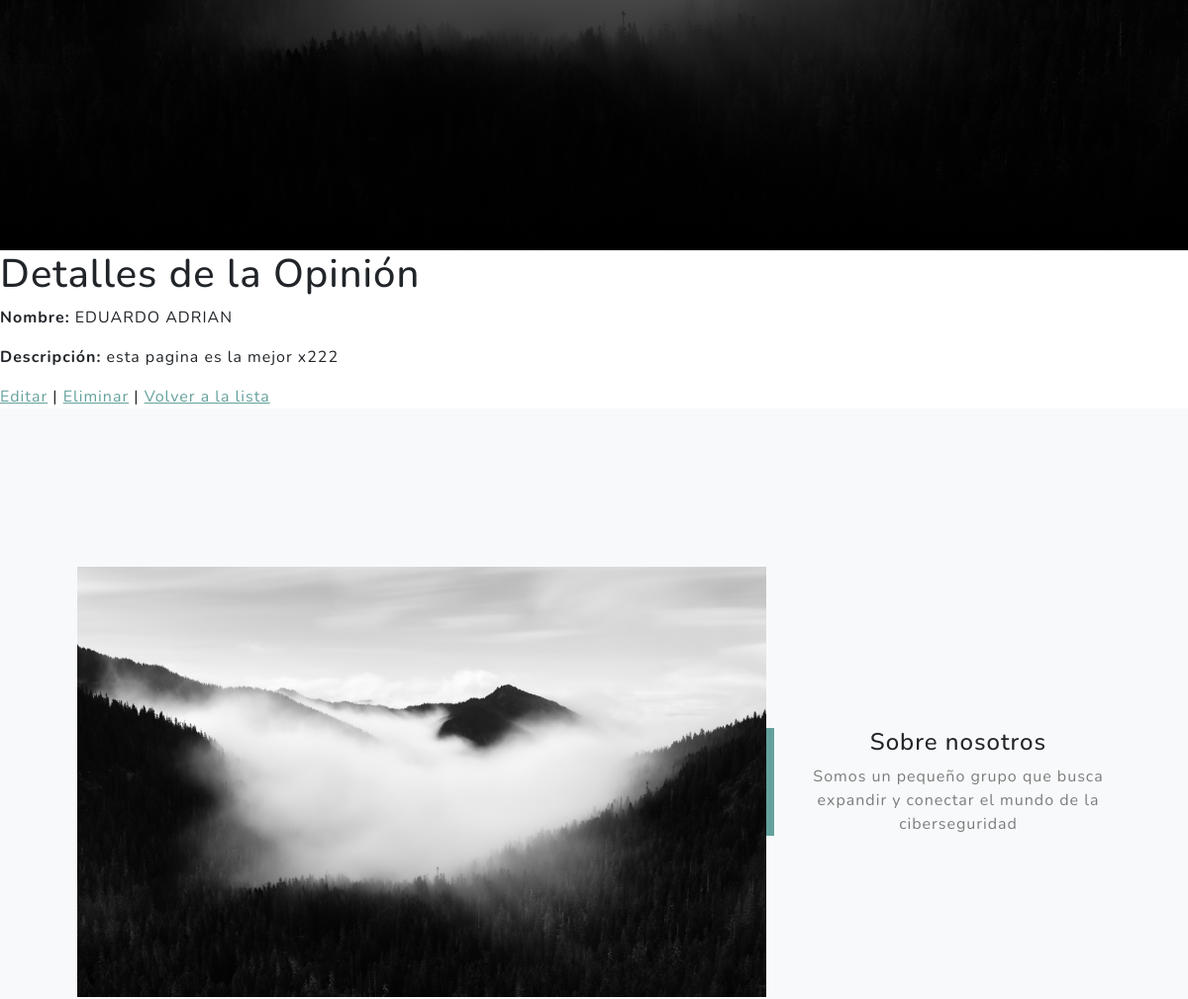
Page /AppCiberseguridad/clases/detalle/3/ (signed in, middle part) on the earlier database version.
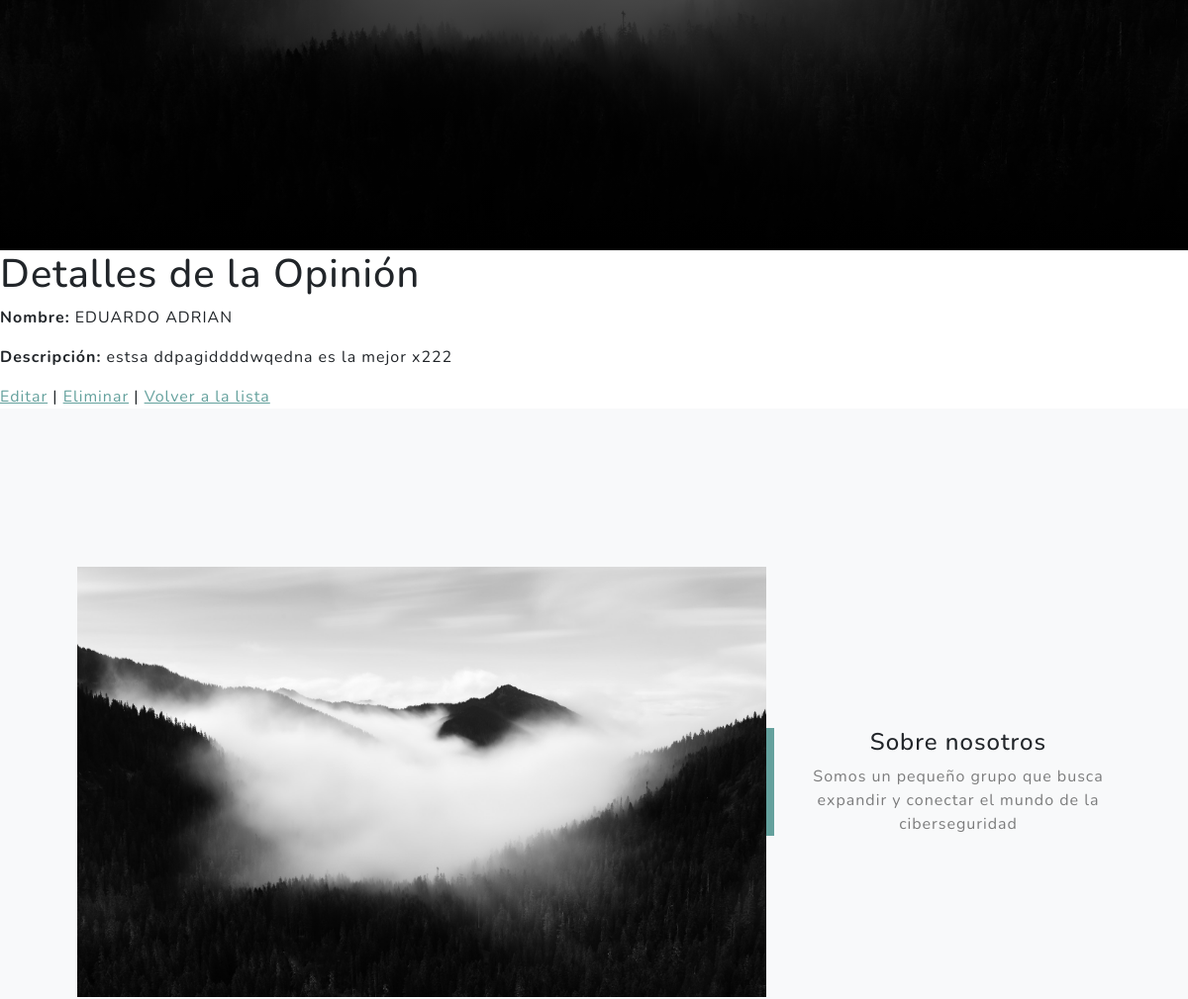
Same page on the later database version.
### AppCiberseguridad/models.py (models this page shows, shortened)
class Opiniones(models.Model):
    nombre = models.CharField(max_length=100)
    descripcion = models.CharField(max_length=1000)

### AppCiberseguridad/views_clases.py (the view)
# urls.py: path('clases/detalle/<int:pk>/', views_clases.OpinionesDetailView.as_view(), name='OpinionesDetail'),
class OpinionesDetailView(LoginRequiredMixin, DetailView):
    model = Opiniones
    context_object_name = 'opiniones'
    template_name = 'AppCiberseguridad/Vistas_Clases/opiniones_detail.html'
    success_url = reverse_lazy("OpinionesList")

### AppCiberseguridad/templates/appciberseguridad/Vistas_Clases/opiniones_detail.html (shortened to what this page needs)
<!DOCTYPE html>
<html lang="en">
<head>
</head>
<body>
    {% extends "appciberseguridad/padre.html" %}
{% block contenidoQueCambia %}
<h1>Detalles de la Opinión</h1>
<p><strong>Nombre:</strong> {{ object.nombre }}</p>
<p><strong>Descripción:</strong> {{ object.descripcion }}</p>
<a href="{% url 'Edit' object.pk %}">Editar</a> |
<a href="{% url 'Delete' object.pk %}">Eliminar</a> |
<a href="{% url 'List' %}">Volver a la lista</a>
{% endblock %}

Differences in the rows shown:
changed Opiniones "EDUARDO ADRIAN": descripcion "esta pagina es la mejor x222" → "estsa ddpagiddddwqedna es la mejor x222"
